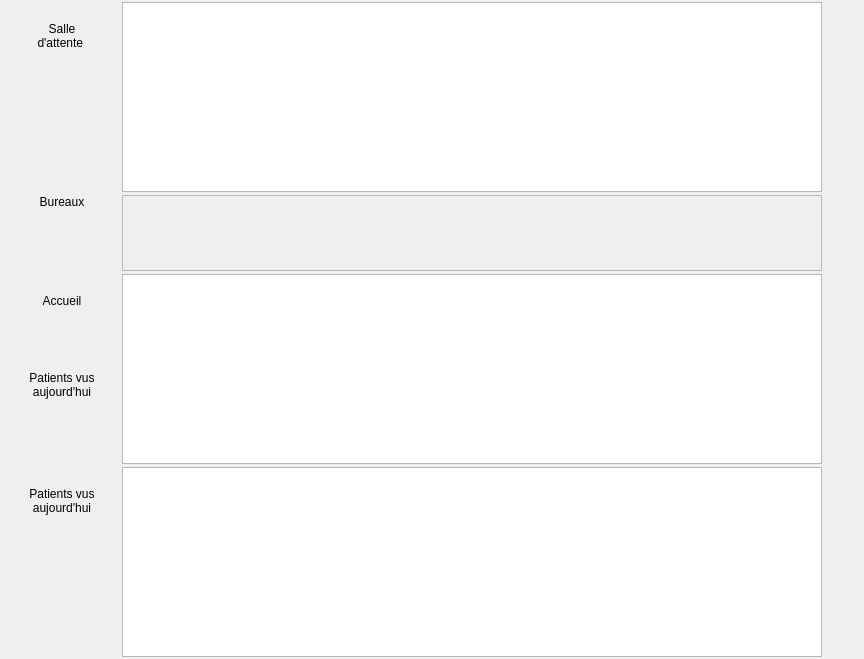
         <widget class="QWidget" name="PatientsStatusWidget" native="true">
          <property name="minimumSize">
           <size>
            <width>731</width>
            <height>0</height>
           </size>
          </property>
          <property name="maximumSize">
           <size>
            <width>16777215</width>
            <height>16777215</height>
           </size>
          </property>
          <property name="contextMenuPolicy">
           <enum>Qt::NoContextMenu</enum>
          </property>
          <layout class="QVBoxLayout" name="PatientsStatusLayout" stretch="5,2,5,5">
           <property name="spacing">
            <number>3</number>
           </property>
           <property name="leftMargin">
            <number>2</number>
           </property>
           <property name="topMargin">
            <number>2</number>
           </property>
           <property name="rightMargin">
            <number>2</number>
           </property>
           <property name="bottomMargin">
            <number>2</number>
           </property>
           <item>
            <layout class="QHBoxLayout" name="horizontalLayout">
             <property name="spacing">
              <number>0</number>
             </property>
             <item>
              <layout class="QVBoxLayout" name="SalleAttenteLayout">
               <property name="spacing">
                <number>0</number>
               </property>
               <item>
                <spacer name="verticalSpacer_10">
                 <property name="orientation">
                  <enum>Qt::Vertical</enum>
                 </property>
                 <property name="sizeType">
                  <enum>QSizePolicy::Fixed</enum>
                 </property>
                 <property name="sizeHint" stdset="0">
                  <size>
                   <width>5</width>
                   <height>20</height>
                  </size>
                 </property>
                </spacer>
               </item>
               <item>
                <widget class="QLabel" name="SalDatEntetelabel">
                 <property name="minimumSize">
                  <size>
                   <width>120</width>
                   <height>0</height>
                  </size>
                 </property>
                 <property name="maximumSize">
                  <size>
                   <width>120</width>
                   <height>16777215</height>
                  </size>
                 </property>
                 <property name="contextMenuPolicy">
                  <enum>Qt::NoContextMenu</enum>
                 </property>
                 <property name="text">
                  <string>Salle
d'attente </string>
                 </property>
                 <property name="alignment">
                  <set>Qt::AlignCenter</set>
                 </property>
                </widget>
               </item>
               <item>
                <widget class="QLabel" name="SalDatlabel">
                 <property name="minimumSize">
                  <size>
                   <width>120</width>
                   <height>0</height>
                  </size>
                 </property>
                 <property name="maximumSize">
                  <size>
                   <width>120</width>
                   <height>16777215</height>
                  </size>
                 </property>
                 <property name="contextMenuPolicy">
                  <enum>Qt::NoContextMenu</enum>
                 </property>
                 <property name="text">
                  <string/>
                 </property>
                 <property name="scaledContents">
                  <bool>false</bool>
                 </property>
                 <property name="alignment">
                  <set>Qt::AlignCenter</set>
                 </property>
                </widget>
               </item>
               <item>
                <spacer name="verticalSpacer">
                 <property name="contextMenuPolicy">
                  <enum>Qt::NoContextMenu</enum>
                 </property>
                 <property name="orientation">
                  <enum>Qt::Vertical</enum>
                 </property>
                 <property name="sizeHint" stdset="0">
                  <size>
                   <width>20</width>
                   <height>40</height>
                  </size>
                 </property>
                </spacer>
               </item>
              </layout>
             </item>
             <item>
              <layout class="QVBoxLayout" name="SalDatLayout">
               <property name="spacing">
                <number>0</number>
               </property>
               <item>
                <widget class="QWidget" name="SalDatWidget" native="true">
                 <property name="maximumSize">
                  <size>
                   <width>700</width>
                   <height>10</height>
                  </size>
                 </property>
                </widget>
               </item>
               <item>
                <widget class="UpTableWidget" name="SalleDAttenteupTableWidget">
                 <property name="minimumSize">
                  <size>
                   <width>700</width>
                   <height>0</height>
                  </size>
                 </property>
                 <property name="maximumSize">
                  <size>
                   <width>16777215</width>
                   <height>16777215</height>
                  </size>
                 </property>
                 <property name="focusPolicy">
                  <enum>Qt::ClickFocus</enum>
                 </property>
                 <property name="contextMenuPolicy">
                  <enum>Qt::CustomContextMenu</enum>
                 </property>
                 <property name="acceptDrops">
                  <bool>true</bool>
                 </property>
                 <property name="autoFillBackground">
                  <bool>true</bool>
                 </property>
                 <property name="horizontalScrollBarPolicy">
                  <enum>Qt::ScrollBarAlwaysOff</enum>
                 </property>
                 <property name="dragDropMode">
                  <enum>QAbstractItemView::DropOnly</enum>
                 </property>
                 <property name="defaultDropAction">
                  <enum>Qt::IgnoreAction</enum>
                 </property>
                 <property name="alternatingRowColors">
                  <bool>true</bool>
                 </property>
                 <property name="selectionMode">
                  <enum>QAbstractItemView::SingleSelection</enum>
                 </property>
                 <property name="selectionBehavior">
                  <enum>QAbstractItemView::SelectRows</enum>
                 </property>
                </widget>
               </item>
              </layout>
             </item>
             <item>
              <spacer name="horizontalSpacer_5">
               <property name="orientation">
                <enum>Qt::Horizontal</enum>
               </property>
               <property name="sizeHint" stdset="0">
                <size>
                 <width>20</width>
                 <height>13</height>
                </size>
               </property>
              </spacer>
             </item>
            </layout>
           </item>
           <item>
            <layout class="QHBoxLayout" name="BureauxLayout">
             <property name="spacing">
              <number>0</number>
             </property>
             <item>
              <layout class="QVBoxLayout" name="verticalLayout_3">
               <property name="spacing">
                <number>0</number>
               </property>
               <item>
                <widget class="QLabel" name="BureauEntetelabel">
                 <property name="minimumSize">
                  <size>
                   <width>120</width>
                   <height>0</height>
                  </size>
                 </property>
                 <property name="maximumSize">
                  <size>
                   <width>120</width>
                   <height>16777215</height>
                  </size>
                 </property>
                 <property name="contextMenuPolicy">
                  <enum>Qt::NoContextMenu</enum>
                 </property>
                 <property name="text">
                  <string>Bureaux</string>
                 </property>
                 <property name="alignment">
                  <set>Qt::AlignCenter</set>
                 </property>
                </widget>
               </item>
               <item>
                <widget class="QLabel" name="Bureauxlabel">
                 <property name="minimumSize">
                  <size>
                   <width>120</width>
                   <height>0</height>
                  </size>
                 </property>
                 <property name="maximumSize">
                  <size>
                   <width>120</width>
                   <height>16777215</height>
                  </size>
                 </property>
                 <property name="contextMenuPolicy">
                  <enum>Qt::NoContextMenu</enum>
                 </property>
                 <property name="text">
                  <string/>
                 </property>
                 <property name="scaledContents">
                  <bool>false</bool>
                 </property>
                 <property name="alignment">
                  <set>Qt::AlignCenter</set>
                 </property>
                </widget>
               </item>
               <item>
                <spacer name="verticalSpacer_6">
                 <property name="orientation">
                  <enum>Qt::Vertical</enum>
                 </property>
                 <property name="sizeHint" stdset="0">
                  <size>
                   <width>20</width>
                   <height>40</height>
                  </size>
                 </property>
                </spacer>
               </item>
              </layout>
             </item>
             <item>
              <widget class="QScrollArea" name="scrollArea">
               <property name="minimumSize">
                <size>
                 <width>700</width>
                 <height>0</height>
                </size>
               </property>
               <property name="maximumSize">
                <size>
                 <width>16777215</width>
                 <height>16777215</height>
                </size>
               </property>
               <property name="focusPolicy">
                <enum>Qt::NoFocus</enum>
               </property>
               <property name="contextMenuPolicy">
                <enum>Qt::NoContextMenu</enum>
               </property>
               <property name="autoFillBackground">
                <bool>true</bool>
               </property>
               <property name="frameShape">
                <enum>QFrame::StyledPanel</enum>
               </property>
               <property name="verticalScrollBarPolicy">
                <enum>Qt::ScrollBarAlwaysOff</enum>
               </property>
               <property name="widgetResizable">
                <bool>true</bool>
               </property>
               <widget class="QWidget" name="scrollAreaWidgetContents">
                <property name="geometry">
                 <rect>
                  <x>0</x>
                  <y>0</y>
                  <width>698</width>
                  <height>100</height>
                 </rect>
                </property>
               </widget>
              </widget>
             </item>
             <item>
              <spacer name="horizontalSpacer_6">
               <property name="orientation">
                <enum>Qt::Horizontal</enum>
               </property>
               <property name="sizeHint" stdset="0">
                <size>
                 <width>20</width>
                 <height>13</height>
                </size>
               </property>
              </spacer>
             </item>
            </layout>
           </item>
           <item>
            <layout class="QHBoxLayout" name="AccueillLayout" stretch="0,0,0">
             <property name="spacing">
              <number>0</number>
             </property>
             <item>
              <layout class="QVBoxLayout" name="verticalLayout_4">
               <property name="spacing">
                <number>5</number>
               </property>
               <item>
                <spacer name="verticalSpacer_11">
                 <property name="orientation">
                  <enum>Qt::Vertical</enum>
                 </property>
                 <property name="sizeType">
                  <enum>QSizePolicy::Fixed</enum>
                 </property>
                 <property name="sizeHint" stdset="0">
                  <size>
                   <width>5</width>
                   <height>20</height>
                  </size>
                 </property>
                </spacer>
               </item>
               <item>
                <widget class="QLabel" name="AccueilEntetelabel">
                 <property name="minimumSize">
                  <size>
                   <width>120</width>
                   <height>0</height>
                  </size>
                 </property>
                 <property name="maximumSize">
                  <size>
                   <width>120</width>
                   <height>16777215</height>
                  </size>
                 </property>
                 <property name="contextMenuPolicy">
                  <enum>Qt::NoContextMenu</enum>
                 </property>
                 <property name="text">
                  <string>Accueil</string>
                 </property>
                 <property name="alignment">
                  <set>Qt::AlignCenter</set>
                 </property>
                </widget>
               </item>
               <item>
                <widget class="QLabel" name="Accueillabel">
                 <property name="minimumSize">
                  <size>
                   <width>120</width>
                   <height>0</height>
                  </size>
                 </property>
                 <property name="maximumSize">
                  <size>
                   <width>120</width>
                   <height>16777215</height>
                  </size>
                 </property>
                 <property name="contextMenuPolicy">
                  <enum>Qt::NoContextMenu</enum>
                 </property>
                 <property name="text">
                  <string/>
                 </property>
                 <property name="scaledContents">
                  <bool>false</bool>
                 </property>
                 <property name="alignment">
                  <set>Qt::AlignCenter</set>
                 </property>
                </widget>
               </item>
               <item>
                <spacer name="verticalSpacer_7">
                 <property name="orientation">
                  <enum>Qt::Vertical</enum>
                 </property>
                 <property name="sizeHint" stdset="0">
                  <size>
                   <width>20</width>
                   <height>40</height>
                  </size>
                 </property>
                </spacer>
               </item>
               <item>
                <widget class="QLabel" name="PatientsVusEntete2label">
                 <property name="minimumSize">
                  <size>
                   <width>120</width>
                   <height>0</height>
                  </size>
                 </property>
                 <property name="maximumSize">
                  <size>
                   <width>120</width>
                   <height>16777215</height>
                  </size>
                 </property>
                 <property name="text">
                  <string>Patients vus
aujourd'hui</string>
                 </property>
                 <property name="alignment">
                  <set>Qt::AlignCenter</set>
                 </property>
                </widget>
               </item>
               <item>
                <widget class="QWidget" name="widget_2" native="true">
                 <property name="minimumSize">
                  <size>
                   <width>0</width>
                   <height>60</height>
                  </size>
                 </property>
                 <property name="maximumSize">
                  <size>
                   <width>120</width>
                   <height>16777215</height>
                  </size>
                 </property>
                 <layout class="QHBoxLayout" name="horizontalLayout_4">
                  <property name="spacing">
                   <number>2</number>
                  </property>
                  <property name="leftMargin">
                   <number>0</number>
                  </property>
                  <property name="topMargin">
                   <number>0</number>
                  </property>
                  <property name="rightMargin">
                   <number>0</number>
                  </property>
                  <property name="bottomMargin">
                   <number>0</number>
                  </property>
                  <item>
                   <widget class="UpLabel" name="PatientsVusupLabel">
                    <property name="minimumSize">
                     <size>
                      <width>70</width>
                      <height>0</height>
                     </size>
                    </property>
                    <property name="maximumSize">
                     <size>
                      <width>80</width>
                      <height>16777215</height>
                     </size>
                    </property>
                    <property name="text">
                     <string/>
                    </property>
                    <property name="alignment">
                     <set>Qt::AlignCenter</set>
                    </property>
                   </widget>
                  </item>
                  <item>
                   <widget class="UpLabel" name="PatientsVusFlecheupLabel">
                    <property name="minimumSize">
                     <size>
                      <width>30</width>
                      <height>0</height>
                     </size>
                    </property>
                    <property name="maximumSize">
                     <size>
                      <width>30</width>
                      <height>16777215</height>
                     </size>
                    </property>
                    <property name="text">
                     <string/>
                    </property>
                    <property name="alignment">
                     <set>Qt::AlignCenter</set>
                    </property>
                   </widget>
                  </item>
                  <item>
                   <spacer name="horizontalSpacer_7">
                    <property name="orientation">
                     <enum>Qt::Horizontal</enum>
                    </property>
                    <property name="sizeHint" stdset="0">
                     <size>
                      <width>5</width>
                      <height>20</height>
                     </size>
                    </property>
                   </spacer>
                  </item>
                 </layout>
                </widget>
               </item>
              </layout>
             </item>
             <item>
              <layout class="QVBoxLayout" name="AccueilLayout">
               <property name="spacing">
                <number>0</number>
               </property>
               <item>
                <widget class="QWidget" name="AccueilWidget" native="true">
                 <property name="maximumSize">
                  <size>
                   <width>700</width>
                   <height>10</height>
                  </size>
                 </property>
                </widget>
               </item>
               <item>
                <widget class="UpTableWidget" name="AccueilupTableWidget">
                 <property name="minimumSize">
                  <size>
                   <width>700</width>
                   <height>0</height>
                  </size>
                 </property>
                 <property name="maximumSize">
                  <size>
                   <width>16777215</width>
                   <height>16777215</height>
                  </size>
                 </property>
                 <property name="focusPolicy">
                  <enum>Qt::ClickFocus</enum>
                 </property>
                 <property name="contextMenuPolicy">
                  <enum>Qt::CustomContextMenu</enum>
                 </property>
                 <property name="autoFillBackground">
                  <bool>true</bool>
                 </property>
                 <property name="horizontalScrollBarPolicy">
                  <enum>Qt::ScrollBarAlwaysOff</enum>
                 </property>
                 <property name="alternatingRowColors">
                  <bool>true</bool>
                 </property>
                 <property name="selectionMode">
                  <enum>QAbstractItemView::SingleSelection</enum>
                 </property>
                 <property name="selectionBehavior">
                  <enum>QAbstractItemView::SelectRows</enum>
                 </property>
                </widget>
               </item>
              </layout>
             </item>
             <item>
              <spacer name="horizontalSpacer_3">
               <property name="orientation">
                <enum>Qt::Horizontal</enum>
               </property>
               <property name="sizeHint" stdset="0">
                <size>
                 <width>20</width>
                 <height>13</height>
                </size>
               </property>
              </spacer>
             </item>
            </layout>
           </item>
           <item>
            <widget class="QWidget" name="PatientsVusWidget" native="true">
             <layout class="QHBoxLayout" name="horizontalLayout_3">
              <property name="spacing">
               <number>0</number>
              </property>
              <property name="leftMargin">
               <number>0</number>
              </property>
              <property name="topMargin">
               <number>0</number>
              </property>
              <property name="rightMargin">
               <number>0</number>
              </property>
              <property name="bottomMargin">
               <number>0</number>
              </property>
              <item>
               <layout class="QVBoxLayout" name="verticalLayout_5" stretch="0,0,0,0">
                <property name="spacing">
                 <number>5</number>
                </property>
                <item>
                 <spacer name="verticalSpacer_12">
                  <property name="orientation">
                   <enum>Qt::Vertical</enum>
                  </property>
                  <property name="sizeType">
                   <enum>QSizePolicy::Fixed</enum>
                  </property>
                  <property name="sizeHint" stdset="0">
                   <size>
                    <width>5</width>
                    <height>20</height>
                   </size>
                  </property>
                 </spacer>
                </item>
                <item>
                 <widget class="QLabel" name="PatientsVusEntetelabel">
                  <property name="minimumSize">
                   <size>
                    <width>120</width>
                    <height>0</height>
                   </size>
                  </property>
                  <property name="maximumSize">
                   <size>
                    <width>120</width>
                    <height>16777215</height>
                   </size>
                  </property>
                  <property name="contextMenuPolicy">
                   <enum>Qt::NoContextMenu</enum>
                  </property>
                  <property name="text">
                   <string>Patients vus
aujourd'hui</string>
                  </property>
                  <property name="alignment">
                   <set>Qt::AlignCenter</set>
                  </property>
                 </widget>
                </item>
                <item>
                 <widget class="QLabel" name="PatientsVuslabel">
                  <property name="minimumSize">
                   <size>
                    <width>120</width>
                    <height>0</height>
                   </size>
                  </property>
                  <property name="maximumSize">
                   <size>
                    <width>120</width>
                    <height>16777215</height>
                   </size>
                  </property>
                  <property name="contextMenuPolicy">
                   <enum>Qt::NoContextMenu</enum>
                  </property>
                  <property name="text">
                   <string/>
                  </property>
                  <property name="scaledContents">
                   <bool>false</bool>
                  </property>
                  <property name="alignment">
                   <set>Qt::AlignCenter</set>
                  </property>
                 </widget>
                </item>
                <item>
                 <spacer name="verticalSpacer_13">
                  <property name="orientation">
                   <enum>Qt::Vertical</enum>
                  </property>
                  <property name="sizeHint" stdset="0">
                   <size>
                    <width>20</width>
                    <height>40</height>
                   </size>
                  </property>
                 </spacer>
                </item>
               </layout>
              </item>
              <item>
               <widget class="UpTableWidget" name="PatientsVusupTableWidget">
                <property name="minimumSize">
                 <size>
                  <width>700</width>
                  <height>0</height>
                 </size>
                </property>
                <property name="maximumSize">
                 <size>
                  <width>16777215</width>
                  <height>16777215</height>
                 </size>
                </property>
                <property name="focusPolicy">
                 <enum>Qt::ClickFocus</enum>
                </property>
                <property name="contextMenuPolicy">
                 <enum>Qt::CustomContextMenu</enum>
                </property>
                <property name="autoFillBackground">
                 <bool>true</bool>
                </property>
                <property name="horizontalScrollBarPolicy">
                 <enum>Qt::ScrollBarAlwaysOff</enum>
                </property>
                <property name="sizeAdjustPolicy">
                 <enum>QAbstractScrollArea::AdjustIgnored</enum>
                </property>
                <property name="alternatingRowColors">
                 <bool>true</bool>
                </property>
                <property name="selectionMode">
                 <enum>QAbstractItemView::SingleSelection</enum>
                </property>
                <property name="selectionBehavior">
                 <enum>QAbstractItemView::SelectRows</enum>
                </property>
                <attribute name="horizontalHeaderVisible">
                 <bool>false</bool>
                </attribute>
               </widget>
              </item>
              <item>
               <spacer name="horizontalSpacer_4">
                <property name="orientation">
                 <enum>Qt::Horizontal</enum>
                </property>
                <property name="sizeHint" stdset="0">
                 <size>
                  <width>40</width>
                  <height>20</height>
                 </size>
                </property>
               </spacer>
              </item>
             </layout>
            </widget>
           </item>
          </layout>
         </widget>
